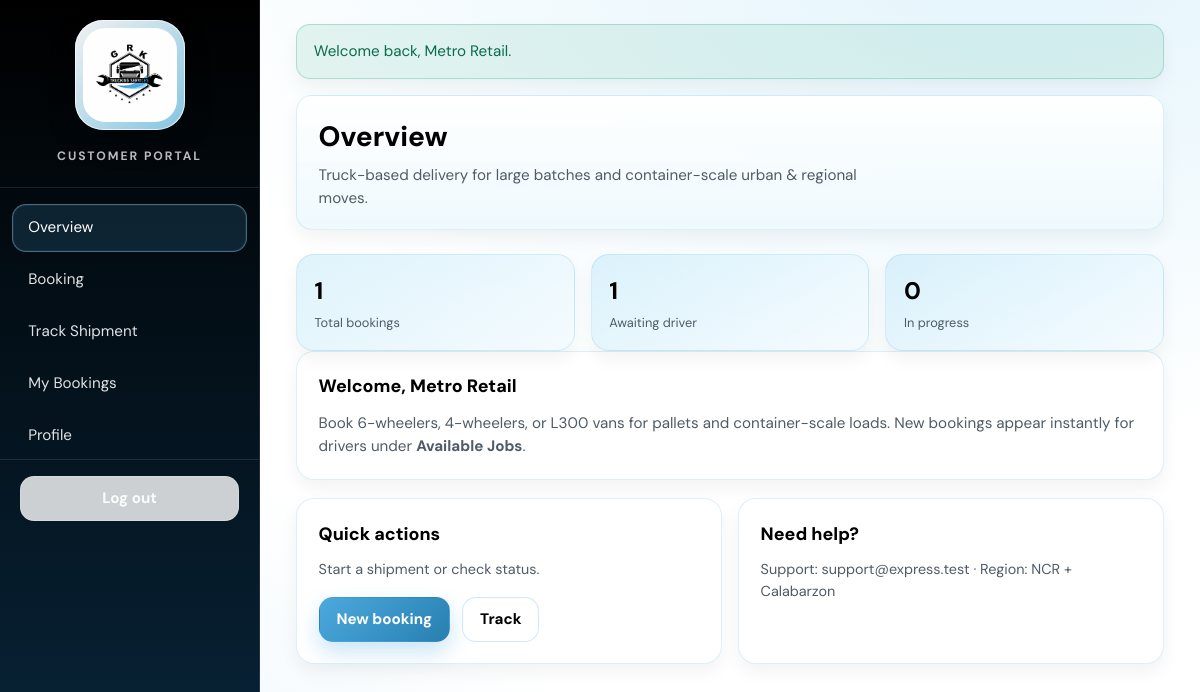
/customer/dashboard.php (signed in), run on an earlier commit of the app's database.
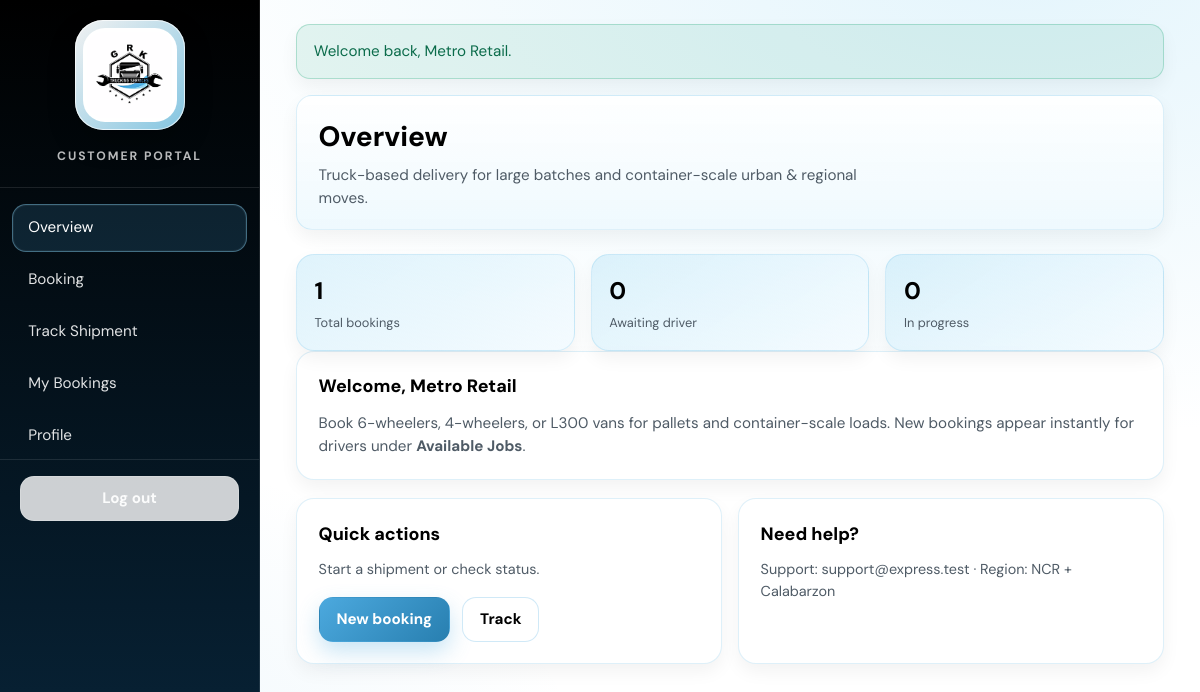
And on a later commit of the database.
### tables this page shows
CREATE TABLE `bookings` (
  `id` INT UNSIGNED NOT NULL AUTO_INCREMENT,
  `booking_number` VARCHAR(32) NOT NULL,
  `customer_id` INT UNSIGNED NOT NULL,
  `username` VARCHAR(64) NOT NULL,
  `name` VARCHAR(120) NOT NULL,
  `email` VARCHAR(255) NOT NULL,
  `mobile` VARCHAR(40) NOT NULL,
  `booking_datetime` TIMESTAMP NOT NULL,
  `posting_date` TIMESTAMP NOT NULL,
  `vehicle_type` VARCHAR(64) NOT NULL,
  `pickup` VARCHAR(255) NOT NULL,
  `dropoff` VARCHAR(255) NOT NULL,
  `cargo_desc` TEXT NOT NULL,
  `additional_requirements` TEXT NOT NULL,
  `status` VARCHAR(32) NOT NULL DEFAULT 'pending',
  `driver_id` INT UNSIGNED NULL,
  `payout` DECIMAL(12, 2) NULL,
  `gatepass_image` VARCHAR(512) NULL,
  `eir_image` VARCHAR(512) NULL,
  PRIMARY KEY (`id`),
  UNIQUE KEY `uq_bookings_number` (`booking_number`),
  KEY `idx_bookings_customer` (`customer_id`),
  KEY `idx_bookings_driver` (`driver_id`),
  KEY `idx_bookings_status` (`status`),
  CONSTRAINT `fk_bookings_customer` FOREIGN KEY (`customer_id`) REFERENCES `customers` (`id`)
    ON UPDATE CASCADE ON DELETE RESTRICT,
  CONSTRAINT `fk_bookings_driver` FOREIGN KEY (`driver_id`) REFERENCES `drivers` (`id`)
    ON UPDATE CASCADE ON DELETE SET NULL
);

### customer/dashboard.php (called while the page is built, shortened)
<?php
require_once dirname(__DIR__) . '/includes/auth.php';
$section = $_GET['section'] ?? 'overview';
require dirname(__DIR__) . '/includes/header_customer.php';
require __DIR__ . '/sections/' . $section . '.php';
require dirname(__DIR__) . '/includes/footer_customer.php';

### data/repository.php (called while the page is built, shortened)
<?php
function repo_map_booking_row(array $row): array
{
    $row['customer_id'] = (int) $row['customer_id'];
    $row['user_id'] = isset($row['user_id']) && $row['user_id'] !== null && $row['user_id'] !== ''
        ? (int) $row['user_id'] : null;
    $row['driver_id'] = isset($row['driver_id']) && $row['driver_id'] !== null && $row['driver_id'] !== ''
        ? (int) $row['driver_id'] : null;
    $row['vehicle_id'] = isset($row['vehicle_id']) && $row['vehicle_id'] !== null && $row['vehicle_id'] !== ''
        ? (int) $row['vehicle_id'] : null;
    $row['is_locked'] = (bool) ($row['is_locked'] ?? false);
    $row['accepted_at'] = isset($row['accepted_at']) && $row['accepted_at'] !== null && $row['accepted_at'] !== ''
        ? (string) $row['accepted_at'] : null;
    $row['payout'] = isset($row['payout']) && $row['payout'] !== null && $row['payout'] !== ''
        ? (float) $row['payout'] : null;
    $row['gatepass_image'] = isset($row['gatepass_image']) && $row['gatepass_image'] !== null && $row['gatepass_image'] !== ''
        ? (string) $row['gatepass_image'] : null;
    return $row;
}
function repo_customer_bookings(int $customerId): array
{
    $pdo = db();
    $stmt = $pdo->prepare('SELECT * FROM bookings WHERE customer_id = ? ORDER BY booking_datetime DESC');
    $stmt->execute([$customerId]);
    $out = [];
    foreach ($stmt->fetchAll() as $row) {
        $out[] = repo_map_booking_row($row);
    }
    return $out;
}
function repo_settings(): array
{
    $pdo = db();
    $stmt = $pdo->query('SELECT setting_key, setting_value FROM settings');
    $pairs = $stmt->fetchAll(PDO::FETCH_KEY_PAIR);
    return is_array($pairs) ? $pairs : [];
}

### includes/auth.php (called while the page is built, shortened)
<?php
require_once APP_ROOT . '/data/repository.php';
function auth_user(): ?array
{
    return $_SESSION['user'] ?? null;
}

### includes/helpers.php (called while the page is built, shortened)
<?php
function e(?string $s): string
{
    return htmlspecialchars((string) $s, ENT_QUOTES, 'UTF-8');
}

### customer/sections/overview.php (the view, shortened to what this page needs)
<?php
$u = auth_user();
$mine = repo_customer_bookings((int) $u['id']);
$pending = count(array_filter($mine, static fn ($b) => ($b['status'] ?? '') === 'pending'));
$active = count(array_filter($mine, static fn ($b) => in_array($b['status'] ?? '', ['assigned', 'in_transit'], true)));
?>
<div class="grid grid--stats">
  <div class="stat">
    <div class="stat__val"><?= count($mine) ?></div>
    <div class="stat__lbl">Total bookings</div>
  </div>
  <div class="stat">
    <div class="stat__val"><?= $pending ?></div>
    <div class="stat__lbl">Awaiting driver</div>
  </div>
  <div class="stat">
    <div class="stat__val"><?= $active ?></div>
    <div class="stat__lbl">In progress</div>
  </div>
</div>
<div class="card">
  <h2>Welcome, <?= e((string) $u['name']) ?></h2>
  <p style="margin:0;color:var(--muted);font-size:0.95rem;">
    Book 6-wheelers, 4-wheelers, or L300 vans for pallets and container-scale loads.
    New bookings appear instantly for drivers under <strong>Available Jobs</strong>.
  </p>
</div>
<div class="grid grid--2">
  <div class="card">
    <h2>Quick actions</h2>
    <p style="margin:0 0 1rem;color:var(--muted);font-size:0.9rem;">Start a shipment or check status.</p>
    <a class="btn btn--primary" href="<?= e(BASE_URL . '/customer/dashboard.php?section=booking') ?>">New booking</a>
    <a class="btn btn--ghost" href="<?= e(BASE_URL . '/customer/dashboard.php?section=track') ?>" style="margin-left:0.5rem">Track</a>
  </div>
  <div class="card">
    <h2>Need help?</h2>
    <p style="margin:0;color:var(--muted);font-size:0.9rem;">
      Support: <?= e(repo_settings()['support_email'] ?? 'support@express.test') ?> · Region: <?= e(repo_settings()['default_region'] ?? 'NCR') ?>
    </p>
  </div>
</div>

What changed in the data, as far as the page shows it:
changed bookings "Metro Retail": status "1" → "0"
